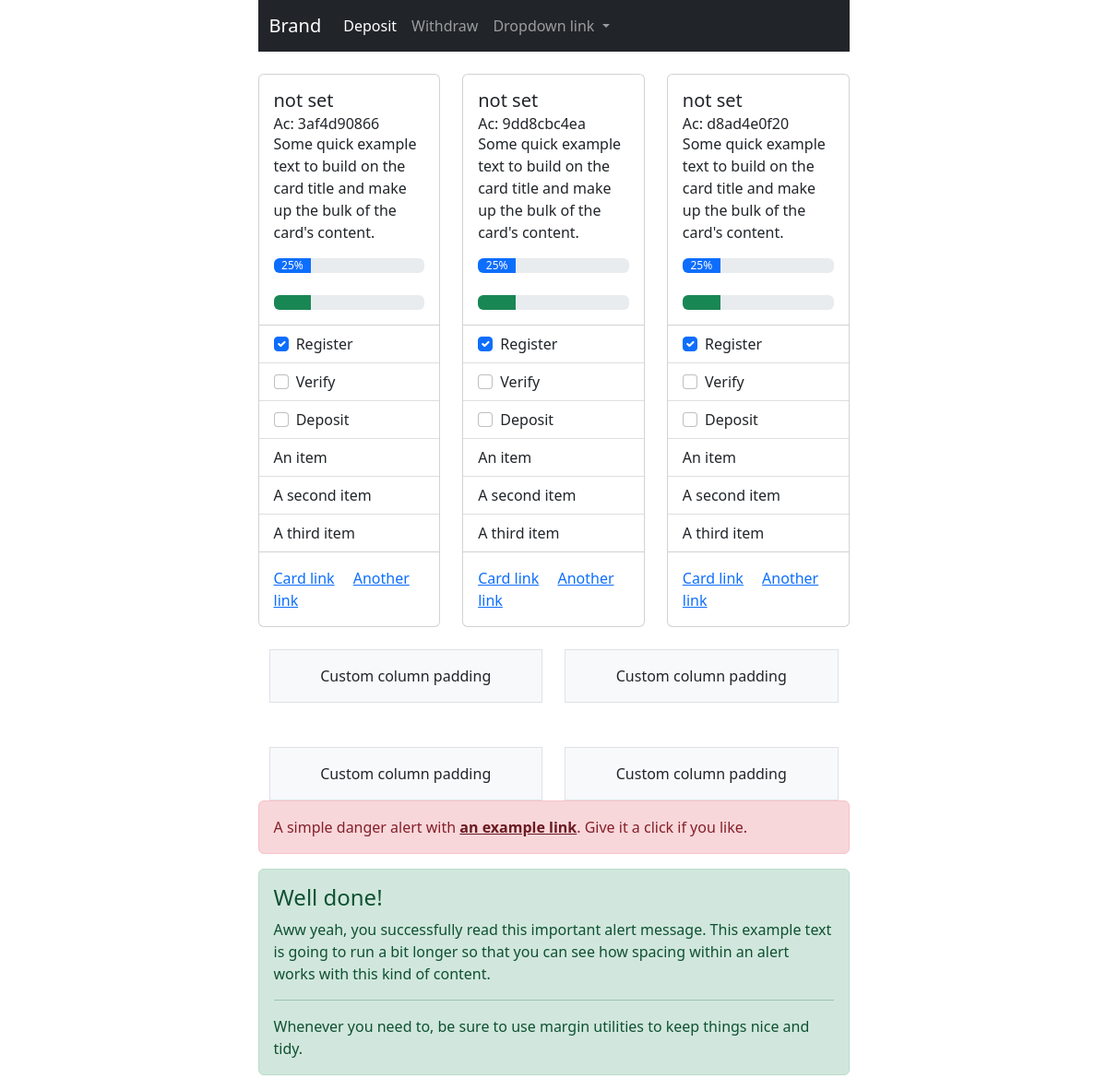
Screenshot of / (signed in) with the database file from the repository.
### access_token/models.py (models this page shows, shortened)
class AccessToken(models.Model):
    access_token = models.CharField(max_length=128, verbose_name="Access Token", null=False, blank=False)
    representative = models.ForeignKey(User, on_delete=models.CASCADE,
                                       help_text="That user whom created this after deposit confirm",
                                       related_name='representative_id')
    user = models.ForeignKey(User, on_delete=models.CASCADE, help_text="user registered with this token", null=True,
                             blank=True)
    is_used = models.BooleanField(default=False, help_text='a user registered with this token')
    by_superuser = models.BooleanField(default=False, verbose_name='Create by admin',
                                       help_text="Super user Created this Accesses token manually")
    date = models.DateTimeField(verbose_name="Date", auto_now_add=True, null=True)
    objects = AccessTokenManager()

### scam/views.py (the view)
# urls.py: path('', index, name='home'),
@login_required(login_url='/login')
def index(request):
    access_tokens = AccessToken.objects.filter(representative=request.user, by_superuser=False)
    is_deposit_exist_approved = Deposit.objects.check_deposit(request.user)
    context = {
        'access_tokens': access_tokens,
        'is_deposit_exist_approved': is_deposit_exist_approved,
    }
    return render(request, 'index.html', context)

### financial/models.py (called while the page is built)
    def check_deposit(self, user):
        deposit_list = Deposit.objects.filter(user__email=user)
        for deposit in deposit_list:
            if deposit.is_approved:
                return True
        return False

### users/models.py (called while the page is built)
    def __str__(self):
        return self.email

### templates/index.html (shortened to what this page needs)
{% extends 'shared/base.html' %}
{% block content %}
    <br>
    {% if is_deposit_exist_approved %}
        <div class="row">
            {% for access_token in access_tokens %}
                <div class="col">
                    <div class="card">
                        <div class="card-body">
                            <h5 class="card-title">
                                {% if access_token.user is not None %}
                                    {{ access_token.user }}
                                {% else %}
                                    not set
                                {% endif %}
                            </h5>
                            <h6 class="card-subtitle">Ac: {{ access_token.access_token }}</h6>
                            <p class="card-text">Some quick example text to build on the card title and make up the bulk
                                of the
                                card's content.</p>
                            <div class="progress">
                                <div class="progress-bar" role="progressbar" style="width: 25%;" aria-valuenow="25"
                                     aria-valuemin="0" aria-valuemax="100">25%
                                </div>
                            </div>
                            <br>
                            <div class="progress">
                                <div class="progress-bar bg-success" role="progressbar" style="width: 25%"
                                     aria-valuenow="25" aria-valuemin="0" aria-valuemax="100"></div>
                            </div>
                        </div>
                        <ul class="list-group list-group-flush">
                            <li class="list-group-item">
                                <input class="form-check-input me-1 check" type="checkbox" value="" aria-label="..."
                                       checked>
                                Register
                            </li>
                            <li class="list-group-item">
                                <input class="form-check-input me-1" type="checkbox" value="" aria-label="...">
                                Verify
                            </li>
                            <li class="list-group-item">
                                <input class="form-check-input me-1" type="checkbox" value="" aria-label="...">
                                Deposit
                            </li>
                            <li class="list-group-item">An item</li>
                            <li class="list-group-item">A second item</li>
                            <li class="list-group-item">A third item</li>
                        </ul>
                        <div class="card-body">
                            <a href="#" class="card-link">Card link</a>
                            <a href="#" class="card-link">Another link</a>
                        </div>
                    </div>
                </div>
            {% endfor %}
        </div>
    {% else %}
        You should do the deposit to see AC
    {% endif %}
    <br>
    <div class="container overflow-hidden text-center">
        <div class="row gy-5">
            <div class="col-6">
                <div class="p-3 border bg-light">Custom column padding</div>
            </div>
            <div class="col-6">
                <div class="p-3 border bg-light">Custom column padding</div>
            </div>
            <div class="col-6">
                <div class="p-3 border bg-light">Custom column padding</div>
            </div>
            <div class="col-6">
                <div class="p-3 border bg-light">Custom column padding</div>
            </div>
        </div>
    </div>
    <div class="alert alert-danger" role="alert">
        A simple danger alert with <a href="#" class="alert-link">an example link</a>. Give it a click if you like.
    </div>
    <div class="alert alert-success" role="alert">
        <h4 class="alert-heading">Well done!</h4>
        <p>Aww yeah, you successfully read this important alert message. This example text is going to run a bit longer
            so that you can see how spacing within an alert works with this kind of content.</p>
        <hr>
        <p class="mb-0">Whenever you need to, be sure to use margin utilities to keep things nice and tidy.</p>
    </div>
{% endblock %}

### rows the page displays
AccessToken: shows "not set", access_token "3af4d90866"
AccessToken: shows "not set", access_token "9dd8cbc4ea"
AccessToken: shows "not set", access_token "d8ad4e0f20"
